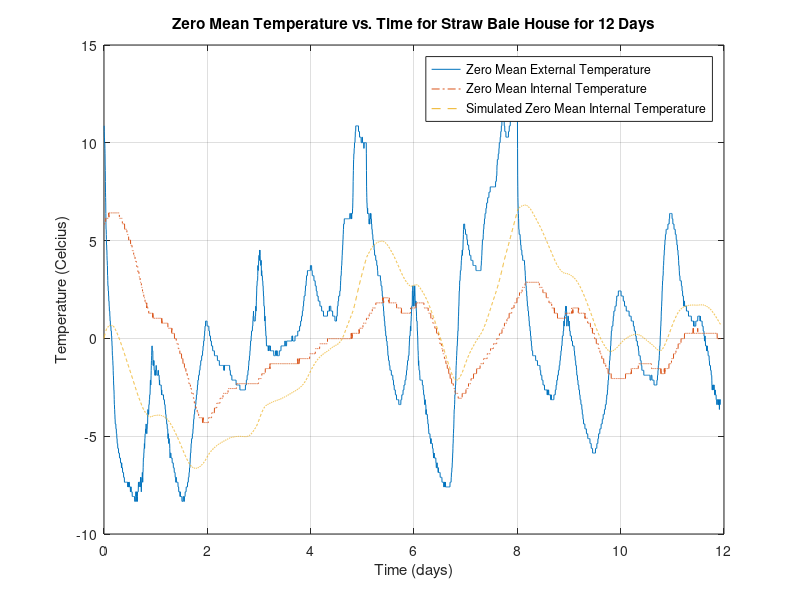

Write MATLAB code to recreate this figure.
% Step 5
% Model Equation: T(s) = K / (τ*s + 1)
% Approximate the gain relationship between mean internal temperature and
% mean external temperature by assuming that K = 1 in your input output model

load temps;

% Array indices
idxStart = 1;
idxEnd = 5372;  % approx. 12 days

% Calculate zero means
DeltaExtTemp = ExtTemp(idxStart:idxEnd) - mean(ExtTemp(idxStart:idxEnd));
DeltaIntTemp = IntTemp(idxStart:idxEnd) - mean(IntTemp(idxStart:idxEnd));

% Find best fit K and tau
K = 0;
tau = 0;
minSSE = -1;

for kTest = 2:0.1:5
    for tauTest = 145300:1:145301
        sys = tf([kTest], [tauTest 1]);
        DeltaIntTempSim = lsim(sys, DeltaExtTemp, t(idxStart:idxEnd));
        SSE = sum((DeltaIntTemp - DeltaIntTempSim) .^ 2);
        
        if minSSE == -1
            minSSE = SSE;
        elseif SSE < minSSE
            minSSE = SSE;
            K = kTest;
            tau = tauTest;
        end
    end
end

% Calculated internal temperature
sys = tf([K], [tau 1]);
DeltaIntTempSim = lsim(sys, DeltaExtTemp, t(idxStart:idxEnd));

% Plot the data
figure(3);
t = t(idxStart:idxEnd);
plot(t/60/60/24, DeltaExtTemp, '-', t/60/60/24, DeltaIntTemp, '-.', t/60/60/24, DeltaIntTempSim, '--');
ylabel('Temperature (Celcius)');
xlabel('Time (days)');
title('Zero Mean Temperature vs. Time for Straw Bale House for 12 Days');
legend('Zero Mean External Temperature', 'Zero Mean Internal Temperature', 'Simulated Zero Mean Internal Temperature');
grid on;